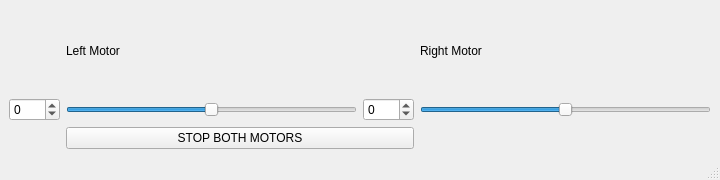
<?xml version="1.0" encoding="UTF-8"?>
<ui version="4.0">
 <class>RobotWheelControl</class>
 <widget class="QMainWindow" name="RobotWheelControl">
  <property name="geometry">
   <rect>
    <x>0</x>
    <y>0</y>
    <width>720</width>
    <height>180</height>
   </rect>
  </property>
  <property name="windowTitle">
   <string>RobotheelControl</string>
  </property>
  <widget class="QWidget" name="centralwidget">
   <layout class="QGridLayout" name="gridLayout">
    <item row="0" column="1">
     <widget class="QLabel" name="label">
      <property name="text">
       <string>Left Motor</string>
      </property>
     </widget>
    </item>
    <item row="0" column="3">
     <widget class="QLabel" name="label_2">
      <property name="text">
       <string>Right Motor</string>
      </property>
     </widget>
    </item>
    <item row="1" column="0">
     <widget class="QSpinBox" name="LeftValue">
      <property name="minimum">
       <number>-100</number>
      </property>
      <property name="maximum">
       <number>100</number>
      </property>
     </widget>
    </item>
    <item row="1" column="1">
     <widget class="QSlider" name="LeftSlider">
      <property name="minimum">
       <number>-100</number>
      </property>
      <property name="maximum">
       <number>100</number>
      </property>
      <property name="orientation">
       <enum>Qt::Horizontal</enum>
      </property>
     </widget>
    </item>
    <item row="1" column="2">
     <widget class="QSpinBox" name="RightValue">
      <property name="minimum">
       <number>-100</number>
      </property>
      <property name="maximum">
       <number>100</number>
      </property>
     </widget>
    </item>
    <item row="1" column="3">
     <widget class="QSlider" name="RightSlider">
      <property name="minimum">
       <number>-100</number>
      </property>
      <property name="maximum">
       <number>100</number>
      </property>
      <property name="orientation">
       <enum>Qt::Horizontal</enum>
      </property>
     </widget>
    </item>
    <item row="2" column="1" colspan="2">
     <widget class="QPushButton" name="StopButton">
      <property name="text">
       <string>STOP BOTH MOTORS</string>
      </property>
     </widget>
    </item>
   </layout>
  </widget>
  <widget class="QMenuBar" name="menubar">
   <property name="geometry">
    <rect>
     <x>0</x>
     <y>0</y>
     <width>720</width>
     <height>20</height>
    </rect>
   </property>
  </widget>
  <widget class="QStatusBar" name="statusbar"/>
 </widget>
 <resources/>
 <connections>
  <connection>
   <sender>LeftSlider</sender>
   <signal>valueChanged(int)</signal>
   <receiver>LeftValue</receiver>
   <slot>setValue(int)</slot>
   <hints>
    <hint type="sourcelabel">
     <x>118</x>
     <y>420</y>
    </hint>
    <hint type="destinationlabel">
     <x>56</x>
     <y>425</y>
    </hint>
   </hints>
  </connection>
  <connection>
   <sender>RightSlider</sender>
   <signal>valueChanged(int)</signal>
   <receiver>RightValue</receiver>
   <slot>setValue(int)</slot>
   <hints>
    <hint type="sourcelabel">
     <x>468</x>
     <y>420</y>
    </hint>
    <hint type="destinationlabel">
     <x>394</x>
     <y>433</y>
    </hint>
   </hints>
  </connection>
  <connection>
   <sender>LeftValue</sender>
   <signal>valueChanged(int)</signal>
   <receiver>LeftSlider</receiver>
   <slot>setValue(int)</slot>
   <hints>
    <hint type="sourcelabel">
     <x>70</x>
     <y>414</y>
    </hint>
    <hint type="destinationlabel">
     <x>117</x>
     <y>405</y>
    </hint>
   </hints>
  </connection>
  <connection>
   <sender>RightValue</sender>
   <signal>valueChanged(int)</signal>
   <receiver>RightSlider</receiver>
   <slot>setValue(int)</slot>
   <hints>
    <hint type="sourcelabel">
     <x>405</x>
     <y>422</y>
    </hint>
    <hint type="destinationlabel">
     <x>458</x>
     <y>423</y>
    </hint>
   </hints>
  </connection>
 </connections>
</ui>
